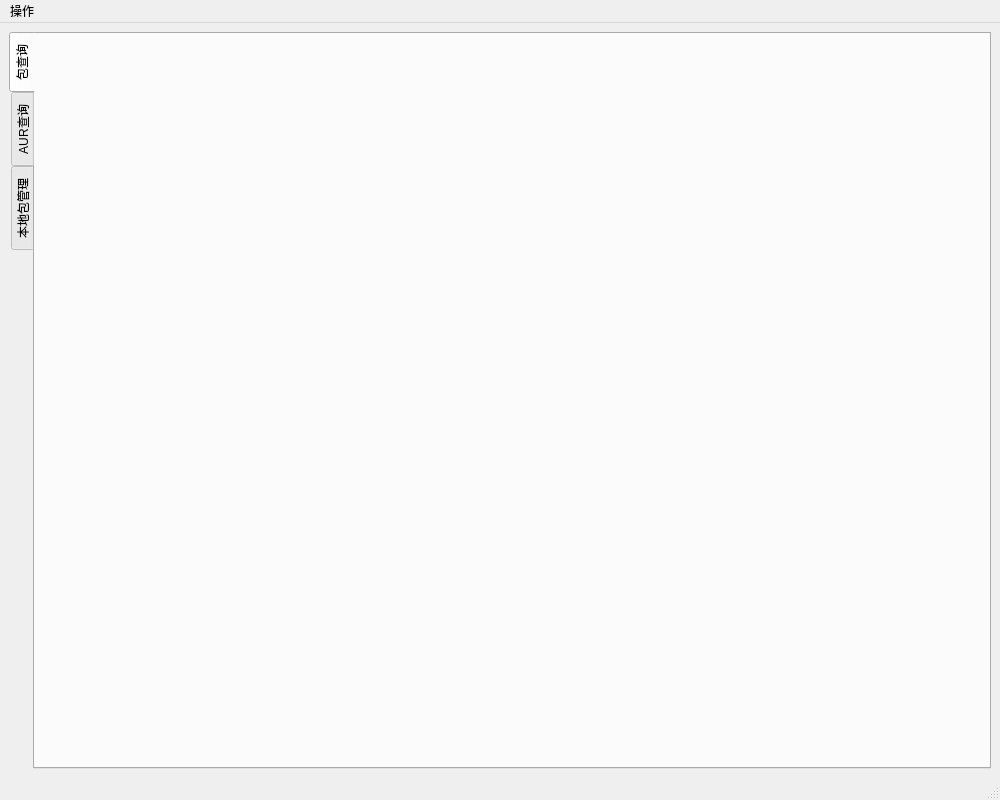
<?xml version="1.0" encoding="UTF-8"?>
<ui version="4.0">
 <class>PacmanerMainGui</class>
 <widget class="QMainWindow" name="PacmanerMainGui">
  <property name="geometry">
   <rect>
    <x>0</x>
    <y>0</y>
    <width>1000</width>
    <height>800</height>
   </rect>
  </property>
  <property name="windowTitle">
   <string>Pacmaner</string>
  </property>
  <widget class="QWidget" name="centralwidget">
   <layout class="QVBoxLayout" name="verticalLayout">
    <item>
     <widget class="QTabWidget" name="tabWidget">
      <property name="tabPosition">
       <enum>QTabWidget::West</enum>
      </property>
      <property name="tabShape">
       <enum>QTabWidget::Rounded</enum>
      </property>
      <property name="currentIndex">
       <number>0</number>
      </property>
      <property name="elideMode">
       <enum>Qt::ElideMiddle</enum>
      </property>
      <widget class="QWidget" name="tab_base">
       <attribute name="title">
        <string>包查询</string>
       </attribute>
      </widget>
      <widget class="QWidget" name="tab_aur">
       <attribute name="title">
        <string>AUR查询</string>
       </attribute>
      </widget>
      <widget class="QWidget" name="tab_local">
       <attribute name="title">
        <string>本地包管理</string>
       </attribute>
      </widget>
     </widget>
    </item>
   </layout>
  </widget>
  <widget class="QMenuBar" name="menubar">
   <property name="geometry">
    <rect>
     <x>0</x>
     <y>0</y>
     <width>1000</width>
     <height>32</height>
    </rect>
   </property>
   <widget class="QMenu" name="menu">
    <property name="title">
     <string>操作</string>
    </property>
    <addaction name="act_applyAll"/>
    <addaction name="act_cancelAll"/>
    <addaction name="separator"/>
    <addaction name="act_about"/>
    <addaction name="separator"/>
    <addaction name="act_exit"/>
   </widget>
   <addaction name="menu"/>
  </widget>
  <widget class="QStatusBar" name="statusbar"/>
  <action name="act_applyAll">
   <property name="text">
    <string>应用所有更改</string>
   </property>
  </action>
  <action name="act_cancelAll">
   <property name="text">
    <string>取消所有更改</string>
   </property>
  </action>
  <action name="act_about">
   <property name="text">
    <string>关于程序</string>
   </property>
  </action>
  <action name="act_exit">
   <property name="text">
    <string>退出</string>
   </property>
  </action>
 </widget>
 <tabstops>
  <tabstop>tabWidget</tabstop>
 </tabstops>
 <resources/>
 <connections/>
</ui>
